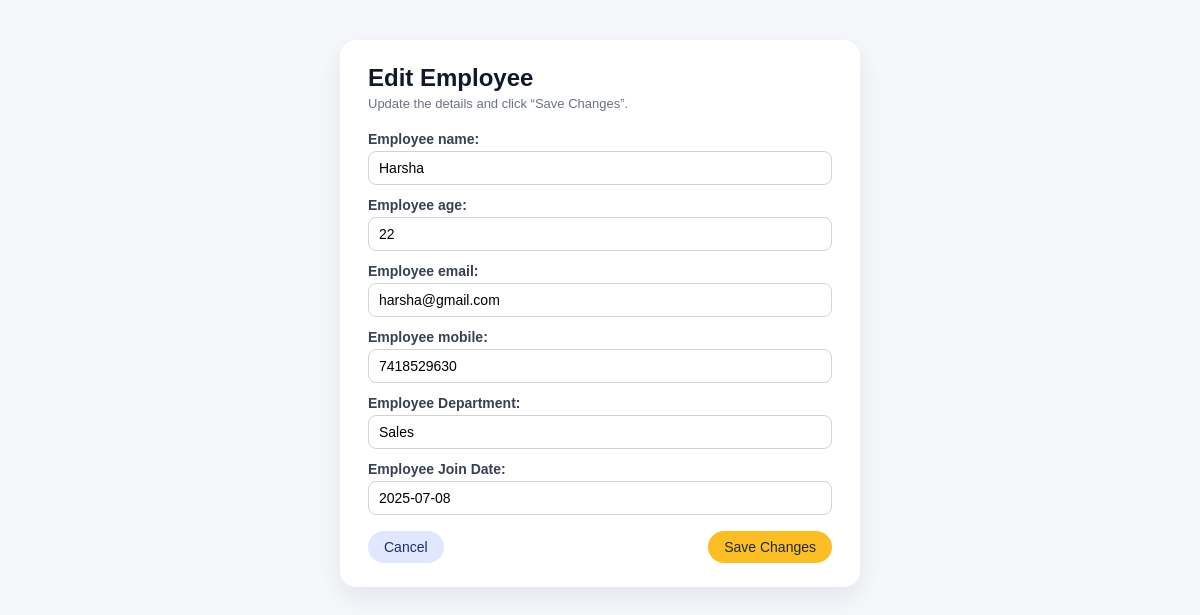
The app's page /update/1/ with its own data.
### app1/models.py (models this page shows)
class Employees(models.Model):
    Employee_name = models.CharField(max_length=50)
    Employee_age = models.IntegerField()
    Employee_email = models.EmailField(unique=True)
    Employee_mobile = models.BigIntegerField()
    Employee_Department = models.CharField(max_length=50)
    Employee_Join_Date = models.DateField()

### app1/views.py (the view)
# urls.py: path("update/<int:id>/",update,name='edit'),
def update(request, id):
    data = get_object_or_404(Employees, id=id)
    if request.method == "POST":
        form = Employee_update_form(request.POST, instance=data)
        if form.is_valid():
            form.save()
            return redirect('home')
    else:
        form = Employee_update_form(instance=data)
    context = {
        'form': form
    }
    return render(request, 'update.html', context)

### app1/forms1.py
class Employee_update_form(forms.ModelForm):
    class Meta:
        model = Employees
        fields = '__all__'

### templates/update.html (shortened to what this page needs)
<!DOCTYPE html>
<html>
<head>
    {% load static %}
    <link rel="stylesheet" href="{% static 'css/style.css' %}">
</head>
<body>
<div class="page-shell">
    <div class="card card--narrow">
        <div class="card-header">
            <div>
                <h1 class="card-title">Edit Employee</h1>
                <p class="card-subtitle">Update the details and click “Save Changes”.</p>
            </div>
        </div>
        <div class="form-body">
            <form method="post">
                {{ form.as_p }}
                <div class="form-footer">
                    <a href="{% url 'home' %}" class="btn btn-secondary">Cancel</a>
                    <button class="btn btn-warning" type="submit">Save Changes</button>
                </div>
            </form>
        </div>
    </div>
</div>
</body>
</html>

### static/css/style.css (style rules this page uses)
* { box-sizing: border-box; font-family: Arial, Helvetica, sans-serif; }
body { margin: 0; padding: 0; background: #f5f7fb; color: #1f2933; }
.page-shell { min-height: 100vh; display: flex; justify-content: center; align-items: flex-start; padding: 40px 16px; }
.card { background: #ffffff; border-radius: 16px; padding: 24px 28px; box-shadow: 0 10px 25px rgba(15, 23, 42, 0.08); width: 100%; max-width: 1100px; }
.card--narrow { max-width: 520px; }
.card-header { display: flex; justify-content: space-between; align-items: center; gap: 12px; margin-bottom: 20px; }
.card-title { margin: 0; font-size: 24px; font-weight: 600; color: #111827; }
.card-subtitle { margin: 0; margin-top: 4px; font-size: 13px; color: #6b7280; }
.btn { display: inline-flex; align-items: center; justify-content: center; padding: 8px 16px; border-radius: 999px; border: none; cursor: pointer; font-size: 14px; text-decoration: none; transition: transform 0.08s ease, box-shadow 0.08s ease, filter 0.08s ease; white-space: nowrap; }
.btn-secondary { background: #e0e7ff; color: #1f2a7c; }
.btn-warning { background: #fbbf24; color: #1f2937; }
.form-body { margin-top: 8px; }
.form-body form p { margin: 0 0 12px 0; }
.form-body form p label { display: block; margin-bottom: 4px; font-size: 14px; font-weight: 600; color: #374151; }
.form-body form p input, .form-body form p select, .form-body form p textarea { width: 100%; padding: 8px 10px; border-radius: 8px; border: 1px solid #d1d5db; font-size: 14px; outline: none; transition: border-color 0.1s ease, box-shadow 0.1s ease; }
.form-footer { margin-top: 16px; display: flex; justify-content: space-between; align-items: center; gap: 10px; }

### records on screen
Employees: Employee_name "Harsha", Employee_age "22", Employee_email "harsha@gmail.com", Employee_mobile "7418529630", Employee_Department "Sales", Employee_Join_Date "2025-07-08"
